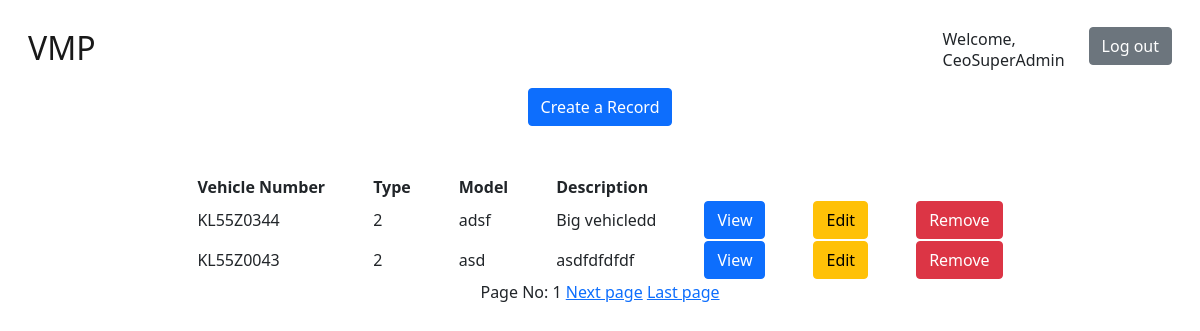
The app's page /home/ (signed in) with its own data.
### basic/models.py (models this page shows, shortened)
class Vehicle(models.Model):
    alpha_numeric = RegexValidator(r'^[0-9a-zA-Z]*$', "Please enter only alphanumeric characters")
    types = (
        ('2','Two Wheeler'),
        ('3','Three Wheeler'),
        ('4','Four Wheeler')
    )
    number = models.CharField(max_length=50, blank=False, validators=[alpha_numeric], unique=True)
    v_type = models.CharField(max_length=1, choices=types)
    model = models.CharField(max_length=100)
    desc = models.TextField()

### basic/views.py (the view)
# urls.py: path('home/', views.homeView.as_view()   , name='home_page'),     # Home page
class homeView(LoginRequiredMixin, ListView):
    model = Vehicle
    template_name = 'basic/home.html'
    def get_context_data(self):
        context = {}
        objects = Vehicle.objects.all().order_by('id')
        page_obj = Paginator(objects, 2)
        page = self.request.GET.get('page')
        context['objects'] = page_obj.get_page(page)
        return context

### basic/templates/basic/home.html (shortened to what this page needs)
{% extends 'basic/base.html' %}
{% block content %}
    <div>
        <div class="row justify-content-center">
            <a href="{% url 'create' %}" class="col-auto">
                <button class="btn btn-primary">Create a Record</button>
            </a>
        </div>
        <center>
            <table class="mt-5">
                <thead>
                    <th class="px-4">Vehicle Number</th>
                    <th class="px-4">Type</th>
                    <th class="px-4">Model</th>
                    <th class="px-4">Description</th>
                </thead>
                <tbody>
                    {% for obj in objects %}
                        <tr>
                            <td class="px-4">{{obj.number}}</td>
                            <td class="px-4">{{obj.v_type}}</td>
                            <td class="px-4">{{obj.model}}</td>
                            <td class="px-4">{{obj.desc}}</td>
                            <td class="px-4">
                                <a href="{% url 'detail' obj.id %}">
                                    <button class="btn btn-primary"> View</button>
                                </a>
                            </td>
                            <td class="px-4">
                                <a href="{% url 'edit' obj.id %}">
                                    <button class="btn btn-warning"> Edit</button>
                                </a>
                            </td>
                            <td class="px-4">
                                <form action="{% url 'delete' obj.id %}" method="post">
                                    <button
                                        class="btn btn-danger"
                                        type="submit"
                                        value="DELETE"
                                        onclick="alert('Are you sure?');"
                                    >
                                        Remove
                                    </button>
                                </form>
                            </td>
                        </tr>
                    {% endfor %}
                </tbody>
            </table>
            Page No: {{objects.number}}
            {% if objects.has_next %}
                <a href="?page={{ objects.next_page_number }}">Next page</a>
                <a href="?page={{ objects.paginator.num_pages }}">Last page</a>
            {% endif %}
        </center>
{% endblock %}

### basic/templates/basic/base.html (shortened to what this page needs)
<!DOCTYPE html>
<html lang="en">
<head>
    <link href="https://cdn.jsdelivr.net/npm/bootstrap@5.0.2/dist/css/bootstrap.min.css" rel="stylesheet">
</head>
<body class="p-3 bg-blank">
    <nav class="navbar navbar-light ">
        <div class="container-fluid">
            <a class="navbar-brand" href="{% url 'home_page' %}"><h2>VMP</h2></a>
            {% if user.username %}
            <div class="row">
                <span class="col-auto">
                Welcome, <h6>{{user.username}}</h6>
                </span>
                <a href="{% url 'logout' %}" class="col-auto">
                    <button class="btn btn-secondary">Log out</button>
                </a>
            </div>
            {% endif %}
        </div>
      </nav>
    {% block content %}
    {% endblock content %}
</body>
</html>

### records on screen
Vehicle: number "KL55Z0344", v_type "2", model "adsf", desc "Big vehicledd"
Vehicle: number "KL55Z0043", v_type "2", model "asd", desc "asdfdfdfdf"

### other values on screen
{{ user.username }} "CeoSuperAdmin"
{{ objects.number }} "1"
